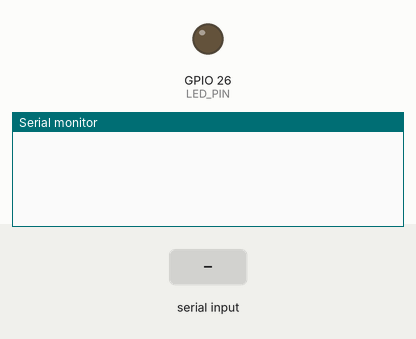
This sketch was run on a simulated ESP32. Parts: output pins drawn as LEDs (lit = HIGH), the last lines printed to the serial monitor. The inputs (shaded band) are chosen by the test bench.

Above: at 1.2 s.
1.3 s: "sweep\n" received over Serial
At 2.4 s:
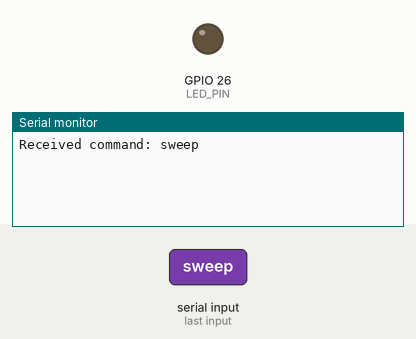
2.8 s: "stop\n" received over Serial
At 3.5 s:
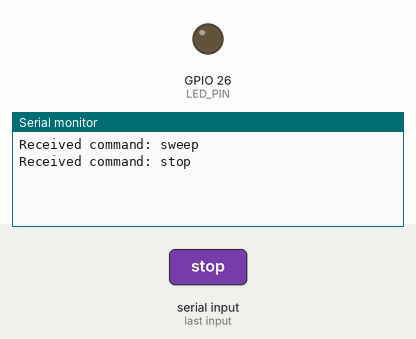
4.3 s: "1\n" received over Serial
At 5.7 s:
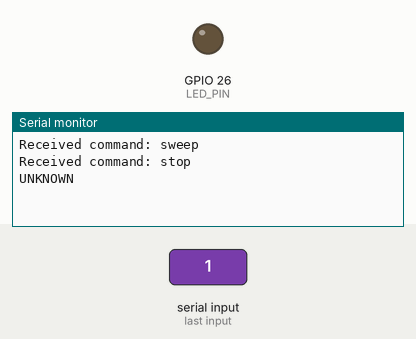

The sketch:

CV_LED.ino
```cpp
// Communication buffers lengths
#define MAX_BUFF_LEN        255
#define CMD_BUFF_LEN        6

// States of the LED
#define ON_STATE            1
#define OFF_STATE           0

// LED configs
#define LED_PIN             26
#define DEFAULT_DELAY       1000
// Globals
char c; // IN char
char str[CMD_BUFF_LEN];
uint8_t idx = 0; // Reading index

uint8_t state = OFF_STATE; // Default state
int delay_t = DEFAULT_DELAY; // Default blinking delay
unsigned long prev_time;

// Function prototypes
uint8_t interpret(char*);

void setup() {
  // Config serial port
  Serial.begin(115200);
  // Config LED
  pinMode(LED_PIN, OUTPUT);

  //
  prev_time = millis();
}

void loop() {
  // Parse incoming command
  if(Serial.available() > 0){ // There's a command

    c = Serial.read(); // Read one byte

    if(c != '\n'){ // Still reading
      str[idx++] = c; // Parse the string byte (char) by byte
    }
    else{ // Done reading
      str[idx] = '\0'; // Convert it to a string

      // Determine nature of the command
      state = interpret(str);

      // strtol(char*, Ref pointer, Base[Decimal-->10, Hex-->16, ...])
      //delay_t = strtol(str+1, NULL, 10); // str+1 --> exclude the first char
      /* Some input checking could've been done here (like b15f2 --> invalid) */

      // Reset reading index
      idx = 0;
    }
  }
  else{ // No input from commander
    state = OFF_STATE;
  }

  // Main state machine
  switch (state) {
    case ON_STATE:
      digitalWrite(LED_PIN, HIGH);
      break;

    case OFF_STATE:
      digitalWrite(LED_PIN, LOW);
      break;

    default:
      // Handle other states if needed
      break;
  }
}

uint8_t interpret(char* cmd) {
  if (strcmp(cmd, "sweep") == 0) {
    Serial.println("Received command: sweep");
    return ON_STATE;
  } else if (strcmp(cmd, "stop") == 0) {
    Serial.println("Received command: stop");
    return OFF_STATE;
  } else {
    Serial.println("UNKNOWN");
    return state; // Don't change anything
  }
}
```

Measured:
- after the input at 1.3 s, the serial monitor: prints a new line at once (image 1)
- after the input at 2.8 s, the serial monitor: prints a new line at once (image 2)
- after the input at 4.3 s, the serial monitor: prints a new line at once (image 3)
